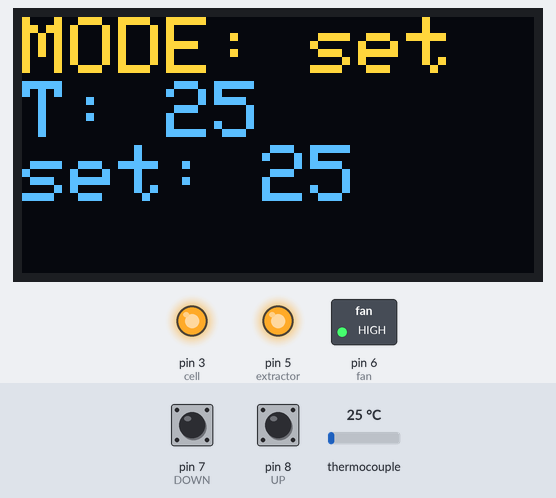
Simulated run of this sketch. Board: Arduino Uno, built with avr-gcc and run on an emulated ATmega328P. On the bench: 128×64 one-colour display, switched loads named in the sketch (green lamp = pin HIGH), output pins drawn as LEDs (lit = HIGH). The inputs (shaded band) are chosen by the test bench; at power-on: pin 7 (DOWN) HIGH, pin 8 (UP) HIGH, thermocouple 25 °C. The OLED is the two-colour kind (top 16 rows yellow).

Above: at 1.7 s.
1.8 s: pin 7 (DOWN) pulled LOW for 1 s
At 3.9 s:
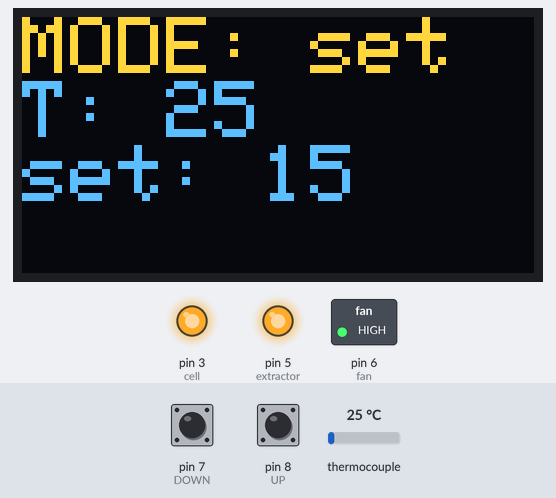
4.5 s: pin 8 (UP) pulled LOW for 3.2 s
At 8.9 s:
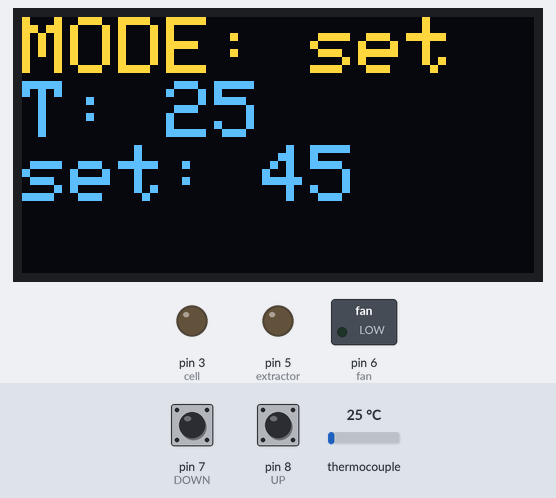
9.2 s: thermocouple set to 6 °C
At 10.1 s:
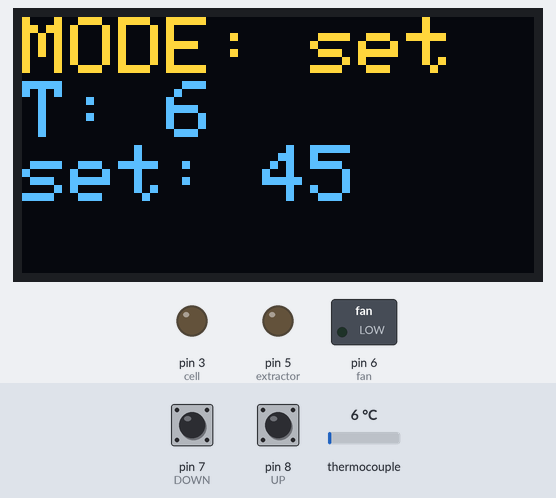
11.0 s: pin 7 (DOWN) pulled LOW for 0.15 s
At 12.7 s:
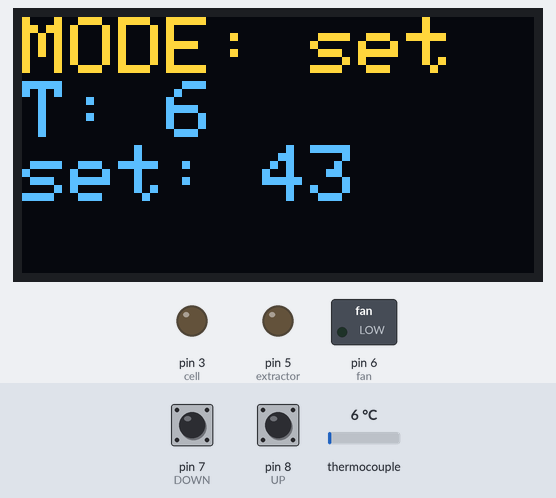
13.0 s: pin 8 (UP) pulled LOW for 1 s
At 14.7 s:
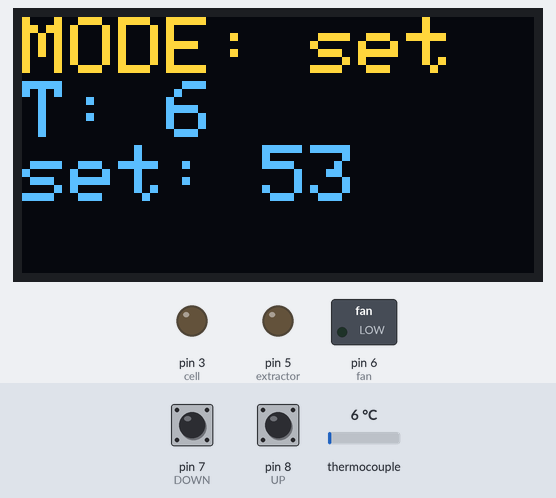
15.5 s: thermocouple set to 48 °C
At 15.9 s:
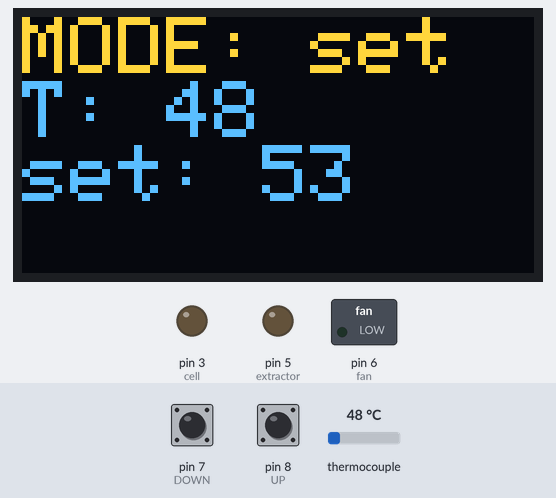
17.0 s: thermocouple set to 57 °C
Timing chart, 0 to 19.5 s (numbered marks = the images above; inputs shaded):
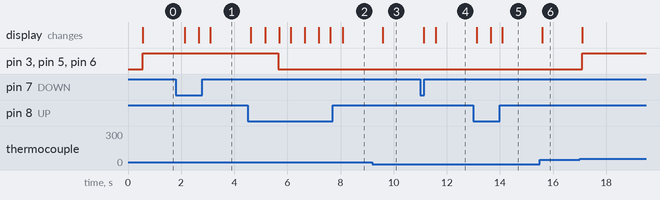

The sketch:

TempControl.ino
```cpp
// #include LCDPeltier2017
#include <SPI.h>
#include <Wire.h>
#include <Adafruit_GFX.h>
#include <Adafruit_SSD1306.h>
#define OLED_RESET -1
Adafruit_SSD1306 display(OLED_RESET);

#if (SSD1306_LCDHEIGHT != 64)
#error("Height incorrect, please fix Adafruit_SSD1306.h!");
#endif
//-------------------------------------------


//include INPUTPeltier2017
#define cell 3
#define extractor 5
#define fan 6

#define MODE 9
#define UP 8
#define DOWN 7
//-------------------------------------------


//include MAXPeltier2017

#include "max6675.h"

#define thermoCLK  13
#define thermoDO 12
#define thermoCS 10
MAX6675 thermocouple(thermoCLK, thermoCS, thermoDO);

//-------------------------------------------


//include Timer
unsigned long time;
//----------------------------------------

char page[128];
char mode[8] = "set";
int T;
int setPoint;
int tolerance = 1;


void setup() {
  //Begin display
  display.begin(SSD1306_SWITCHCAPVCC, 0x3C);  // initialize with the I2C addr 0x3D (for the 128x64)
  display.clearDisplay();
  display.setTextSize(2);
  display.setTextColor(WHITE);
  display.setCursor(0, 0);

  //SET inputs
  pinMode(MODE, INPUT_PULLUP);
  pinMode(UP, INPUT_PULLUP);
  pinMode(DOWN, INPUT_PULLUP);

  //SET OUTPUT
  pinMode(cell, OUTPUT);
  pinMode(extractor, OUTPUT);
  pinMode(fan, OUTPUT);

  //SET Temperature
  delay(500);
  T = (int)thermocouple.readCelsius();
  setPoint = T;

  //Print Page
  sprintf(page, "MODE: %s \nT: %d \nset: %d " , mode, T, setPoint);
  display.print(page);
  display.display();

  //Timer
  time = millis() + 500;
}

void loop() {
  //read Temperature
  if (millis() > time) {
    time += 500;
    T = (int)thermocouple.readCelsius();
    display.clearDisplay();
    display.setCursor(0, 0);
    sprintf(page, "MODE: %s \nT: %d \nset: %d " , mode, T, setPoint);
    display.print(page);
    display.display();

  }


  if (!digitalRead(DOWN)) {
    delay(100);
    setPoint--;
  }

  if (!digitalRead(UP)) {
    delay(100);
    setPoint++;
  }

  if (T > setPoint - tolerance) {
    //Se enfria
    //se prende la celda y los dos disipadores CELL, fan, Extractor
    digitalWrite(cell, HIGH);
    digitalWrite(extractor, HIGH);
    digitalWrite(fan, HIGH);

  } else {
    //Se apagan
    digitalWrite(cell, LOW);
    digitalWrite(extractor, LOW);
    digitalWrite(fan, LOW);
  }


}
```

libTempControl.cpp
```cpp
#include "libTempControl.h"

int doblar(int x){return x*2;};
```

libTempControl.h
```cpp
#ifndef TEMPCONTROL_H
#define TEMPCONTROL_H
#define msg "OK"

int doblar(int);

#endif
```

Measured:
- after the input at 1.8 s, the display: first changes after 0.33 s (image 1 shows a later state)
- after the input at 4.5 s, pin 3 (cell), pin 5 (extractor), pin 6 (fan): HIGH → LOW after 1.2 s; the display: first changes after 0.13 s (image 2 shows a later state)
- after the input at 9.2 s, the display: changes after 0.39 s (image 3)
- after the input at 11.0 s, the display: first changes after 0.13 s (image 4 shows a later state)
- after the input at 13.0 s, the display: first changes after 0.13 s (image 5 shows a later state)
- after the input at 15.5 s, the display: changes after 0.09 s (image 6)
- after the input at 17.0 s, pin 3 (cell), pin 5 (extractor), pin 6 (fan): LOW → HIGH after 0.09 s
